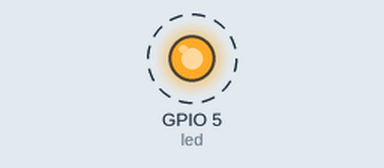
The program below on a simulated Raspberry Pi (BCM pin numbers). Parts: output pins drawn as LEDs (lit = HIGH). Dashed ring = blinking. What the program prints to the terminal is not drawn. At 12.0 s the program stops and its outputs stay as they are.

Above: at 0.5 s.
Timing chart, 0 to 4.6 s (numbered marks = the images above):
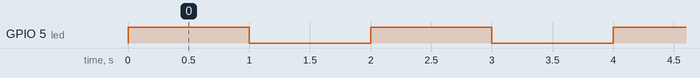

The program:

led-demo.py
```python
import RPi.GPIO as GPIO
import time
# Choose which GPIO pin to use
led = 5
# set up GPIO as output
GPIO.setwarnings(False)
GPIO.setmode(GPIO.BCM)
GPIO.setup(led, GPIO.OUT)

# set pin GPIO7 to be "on," turning on the light
GPIO.output(led, 1)
# delays for 1 second, keeping the light on briefly
time.sleep(1)
# set pin GPIO7 to be "off," turning off the light
GPIO.output(led, 0)
# delays for 1 second, keeping the light off briefly
time.sleep(1)

# toggle led on and off
for i in range(5):
	GPIO.output(led,True)
	print(f'wait {i+1} seconds')
	time.sleep(1)
	GPIO.output(led,False)
	time.sleep(1)
```

Measured:
- by itself, GPIO 5 (led): alternates HIGH for 1.0 s and LOW for 1.0 s, 12 changes in all, then stays LOW
